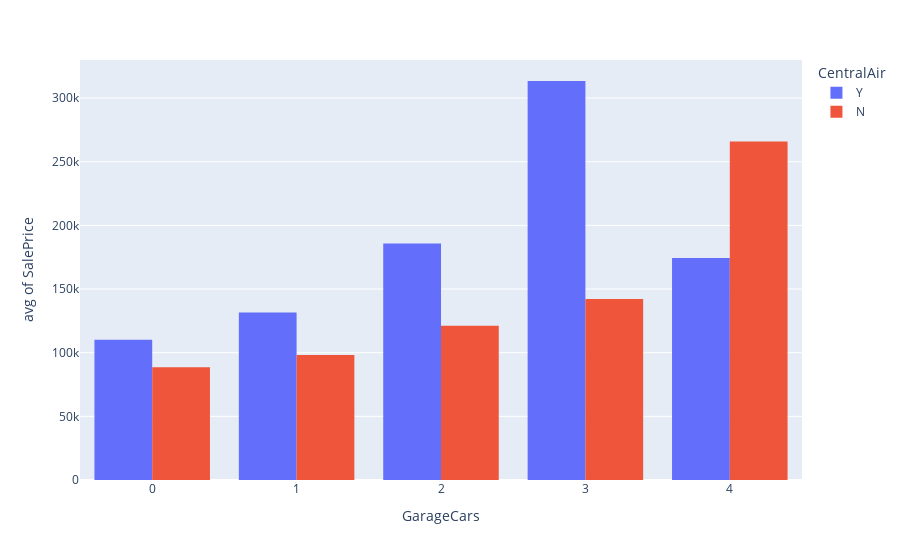

The cell this chart's notebook holds for it:
### Code cell
px.histogram(prices_df,x='GarageCars',y='SalePrice',histfunc = 'avg' ,color= 'CentralAir', barmode= 'group')

### Figure 1 — Plotly figure (JSON) as saved in the notebook; plotly's stock layout.template omitted (floating-point values rounded to 4 significant figures; data arrays with more than 128 entries replaced by an {"elided": "..."} marker saying what was removed)
{"data": [{"alignmentgroup": "True", "bingroup": "x", "histfunc": "avg", "hovertemplate": "CentralAir=Y<br>GarageCars=%{x}<br>avg of SalePrice=%{y}<extra></extra>", "legendgroup": "Y", "marker": {"color": "#636efa", "pattern": {"shape": ""}}, "name": "Y", "offsetgroup": "Y", "orientation": "v", "showlegend": true, "type": "histogram", "x": {"elided": "1365 int values"}, "xaxis": "x", "y": {"elided": "1365 int values"}, "yaxis": "y"}, {"alignmentgroup": "True", "bingroup": "x", "histfunc": "avg", "hovertemplate": "CentralAir=N<br>GarageCars=%{x}<br>avg of SalePrice=%{y}<extra></extra>", "legendgroup": "N", "marker": {"color": "#EF553B", "pattern": {"shape": ""}}, "name": "N", "offsetgroup": "N", "orientation": "v", "showlegend": true, "type": "histogram", "x": [1, 1, 0, 2, 1, 1, 0, 0, 2, 1, 0, 0, 0, 0, 1, 1, 1, 2, 2, 0, 2, 2, 1, 2, 1, 0, 2, 2, 3, 1, 1, 0, 3, 2, 0, 1, 0, 0, 1, 1, 1, 0, 0, 1, 3, 0, 2, 2, 2, 4, 1, 2, 2, 2, 1, 0, 1, 1, 1, 1, 3, 1, 2, 0, 0, 2, 1, 1, 2, 0, 1, 1, 2, 2, 1, 1, 0, 1, 0, 2, 0, 2, 1, 1, 1, 0, 0, 0, 1, 1, 1, 2, 2, 1, 1], "xaxis": "x", "y": [68500, 40000, 82000, 110000, 101000, 107400, 136500, 85000, 133900, 83000, 115000, 84500, 79000, 98000, 107000, 79000, 137000, 73000, 205000, 135900, 87000, 214500, 78000, 87500, 95000, 61000, 76000, 145000, 239000, 126000, 90350, 118000, 98000, 160000, 34900, 96500, 106250, 39300, 128000, 131500, 114504, 67000, 60000, 103600, 87000, 55000, 129000, 163000, 93500, 265979, 98000, 106000, 55993, 93000, 140000, 141000, 109500, 118500, 106500, 88000, 145000, 35311, 145000, 37900, 135000, 167500, 125000, 91000, 82000, 100000, 85000, 84000, 90000, 92900, 60000, 102000, 94000, 80000, 80500, 137900, 130000, 129500, 122000, 107500, 72500, 55000, 52500, 122000, 91000, 58500, 136000, 163000, 90000, 121000, 112000], "yaxis": "y"}], "layout": {"barmode": "group", "legend": {"title": {"text": "CentralAir"}, "tracegroupgap": 0}, "margin": {"t": 60}, "xaxis": {"anchor": "y", "domain": [0, 1], "title": {"text": "GarageCars"}}, "yaxis": {"anchor": "x", "domain": [0, 1], "title": {"text": "avg of SalePrice"}}}}
